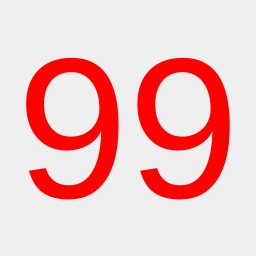
<?xml version="1.0" encoding="UTF-8"?>
<ui version="4.0">
 <class>Dialog</class>
 <widget class="QDialog" name="Dialog">
  <property name="geometry">
   <rect>
    <x>0</x>
    <y>0</y>
    <width>256</width>
    <height>256</height>
   </rect>
  </property>
  <property name="windowTitle">
   <string>Screencast - countdown</string>
  </property>
  <property name="windowIcon">
   <iconset resource="icons.qrc">
    <normaloff>:/icons/icons/logo32.png</normaloff>:/icons/icons/logo32.png</iconset>
  </property>
  <property name="styleSheet">
   <string notr="true"/>
  </property>
  <widget class="QLabel" name="timer">
   <property name="geometry">
    <rect>
     <x>0</x>
     <y>0</y>
     <width>256</width>
     <height>256</height>
    </rect>
   </property>
   <property name="styleSheet">
    <string notr="true">font-size: 200px;
color: red;</string>
   </property>
   <property name="text">
    <string>99</string>
   </property>
   <property name="alignment">
    <set>Qt::AlignCenter</set>
   </property>
  </widget>
 </widget>
 <resources>
  <include location="icons.qrc"/>
 </resources>
 <connections/>
</ui>
